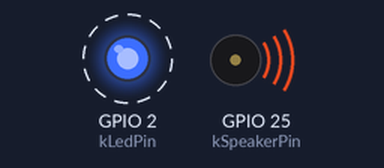
Simulated run of this sketch. Board: ESP32. Shown: output pins drawn as LEDs (lit = HIGH), buzzer (waves = sounding). Dashed ring = blinking.

Above: at 0.2 s.
Timing chart, 0 to 3.0 s (numbered marks = the images above):
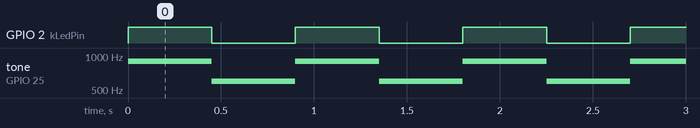

The sketch:

esp-siren.ino
```cpp
#include <Arduino.h>

namespace {
constexpr uint8_t kSpeakerPin = 25;
#ifdef LED_BUILTIN
constexpr uint8_t kLedPin = LED_BUILTIN;
#else
// GPIO2 is the onboard user LED on common ESP-WROOM-32 DevKit boards.
constexpr uint8_t kLedPin = 2;
#endif
constexpr uint16_t kHighToneHz = 900;
constexpr uint16_t kLowToneHz = 600;
constexpr uint16_t kToneDurationMs = 450;
}

void setup() {
  pinMode(kSpeakerPin, OUTPUT);
  pinMode(kLedPin, OUTPUT);
  noTone(kSpeakerPin);
  digitalWrite(kLedPin, LOW);
}

void loop() {
  // The alternating tones produce the familiar "wee-woo" police siren.
  tone(kSpeakerPin, kHighToneHz);
  digitalWrite(kLedPin, HIGH);
  delay(kToneDurationMs);

  tone(kSpeakerPin, kLowToneHz);
  digitalWrite(kLedPin, LOW);
  delay(kToneDurationMs);
}
```

Measured:
- by itself, GPIO 2 (kLedPin): alternates HIGH for 0.45 s and LOW for 0.45 s
- by itself, tone on GPIO 25 (kSpeakerPin): alternates 900 Hz for 0.45 s and 600 Hz for 0.45 s
